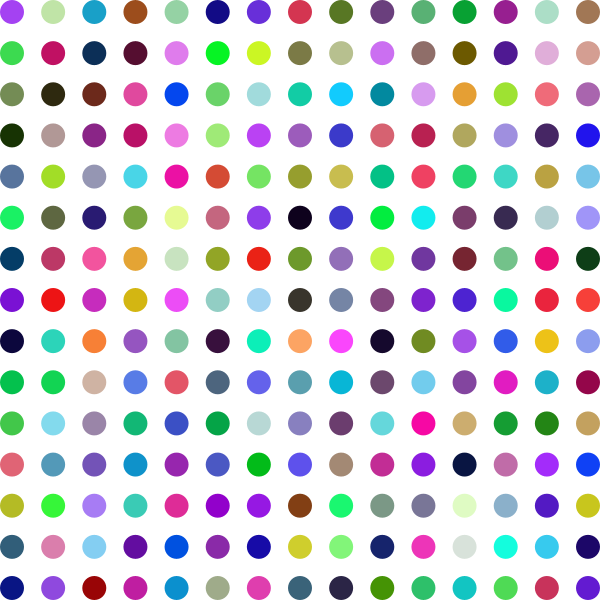
Frame 1 (no input)
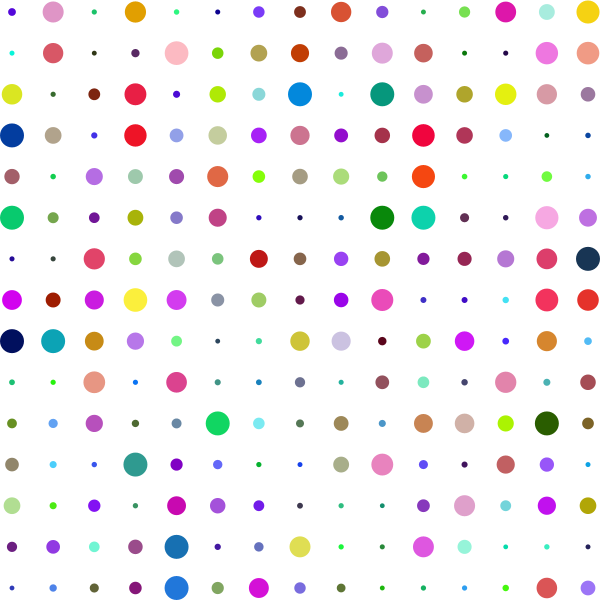
Frame 60 (the mouse pressed at the canvas centre just before this capture)
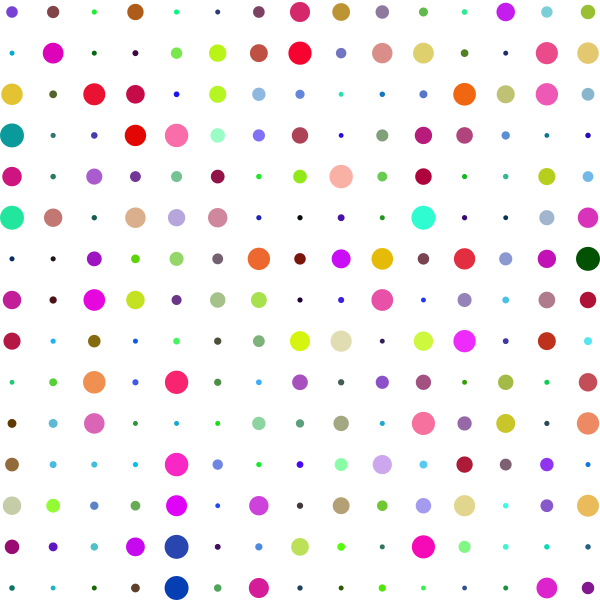
Frame 120 (the mouse held since frame 60 and released just before this capture)

The Processing sketch that drew these frames (run headless with seeded random() and noise(); from frame 60 on, the mouse is pressed at the canvas centre):

// Processing sketch: AfterHirstII
// ── AfterHirstII.pde

int n =15;  //number of columns/rows
 float radius = 12;
float diameter; //diameter of spots
float space; // spacing of spots
Agent[] agents;


int  numAgents =n*n;




void setup() {
  size(600, 600);
  colorMode(RGB,1.0,1.0,1.0);
  background(1.0,1.0,1.0);
  agents= new Agent[numAgents];
   diameter = 2*radius;
  space = ( width - n*diameter)/(n-1);
  
  float unit = width/n;
    for (int i = 0; i< n; i++)
   {
      for (int j = 0; j< n; j++)
      {
       color c=color(random(1.0),random(1.0),random(1.0));
        agents[i*n +j] = new Agent(i*space +(2*i+1)*radius,j*space +(2*j+1)*radius,radius, c);
      }
    }
}


void draw() {
   background(1.0,1.0,1.0);

   for (int i =0; i< numAgents; i++){
 agents[i].display();
  agents[i].evolve(0.05);
   }
    
  // println(frameRate);  
  
}



class Agent {
  color c;
  float r,g,b;
  float x, y;
  float p_x, p_y;
  float radius;
 float r0;
  
  Agent() {
    
  x=1;
  y=1;
  p_x =1;
  p_y =1;
  radius=1;
  r0=1;
  r=1;
  }
  
  Agent(float x_pos, float y_pos,float rad,color col)
  {
    x = x_pos;
    y = y_pos;
    radius=rad;
    r0=rad;
    r=1.0;
    
    c=col;
    r=red(c);
    g=green(c);
    b=blue(c);
  }
  
  void evolve(float dt) 
  {
  //p_x = p_x+ dp_x;
  //p_y = p_y+ dp_y;
    
  float temp =  r + random(-dt,dt); 
  //A random walk in color space
  
  temp =  r + random(-dt,dt); 
      if(temp<=1.0 && temp>=0.2)
     {
      r=temp;
      radius = r0*r;
     }  
  
     if(temp<=1.0 && temp>=0.0)
     {
      r=temp;
     } 
     temp =  g + random(-dt,dt); 
      if(temp<=1.0 && temp>=0.0)
     {
      g=temp;
     }  
      temp =  b + random(-dt,dt);  
  
      if(temp<=1.0 && temp>=0.0)
     {
      b=temp;
     } 
     
     println("r:"+r+"g:"+g +"b:"+b);
      c = color(r,g,b);
   // x = x + p_x;
   // y = y + p_y;
   
    
  }
  
void display() {
  noStroke();
  fill(c);
  ellipse(x,y,2*radius,2*radius);
}
  
  
}
